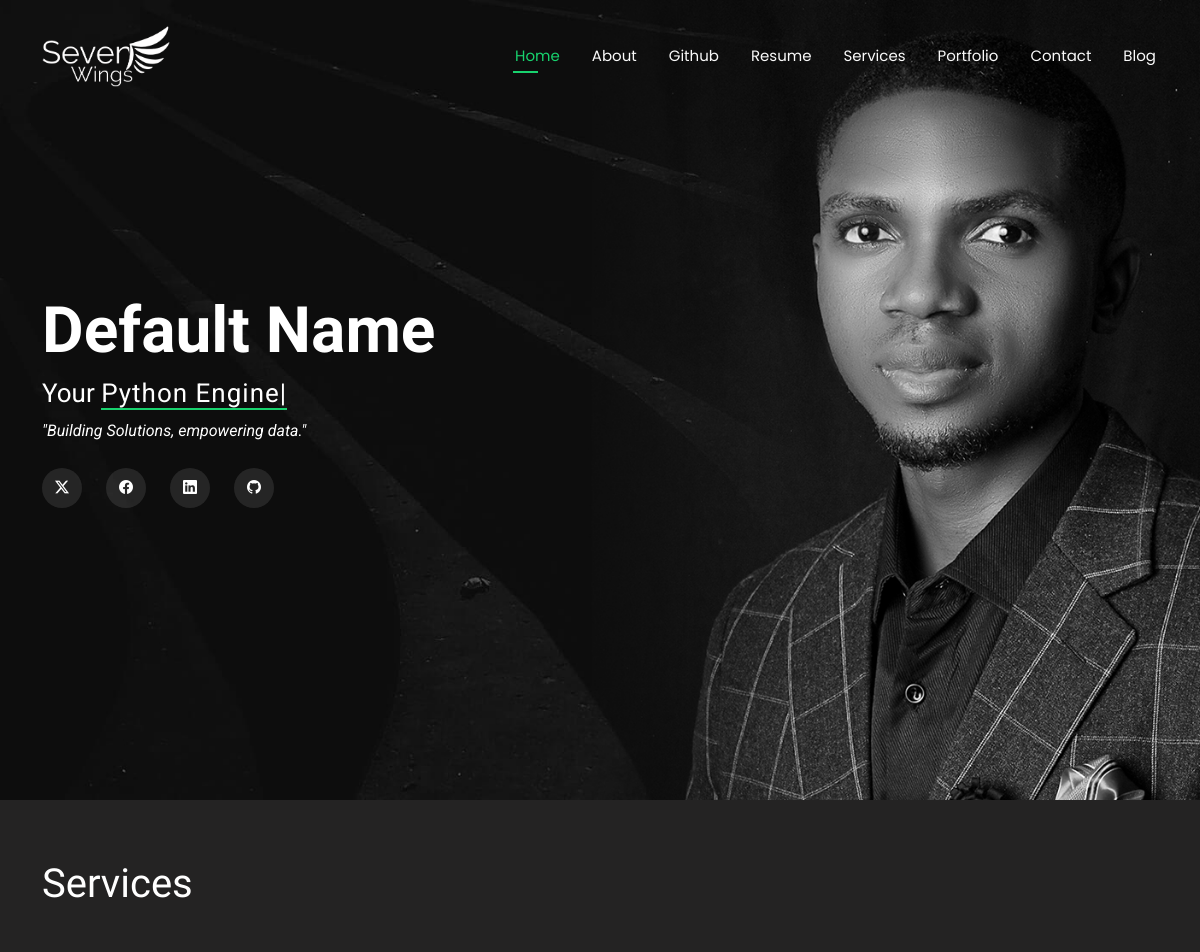
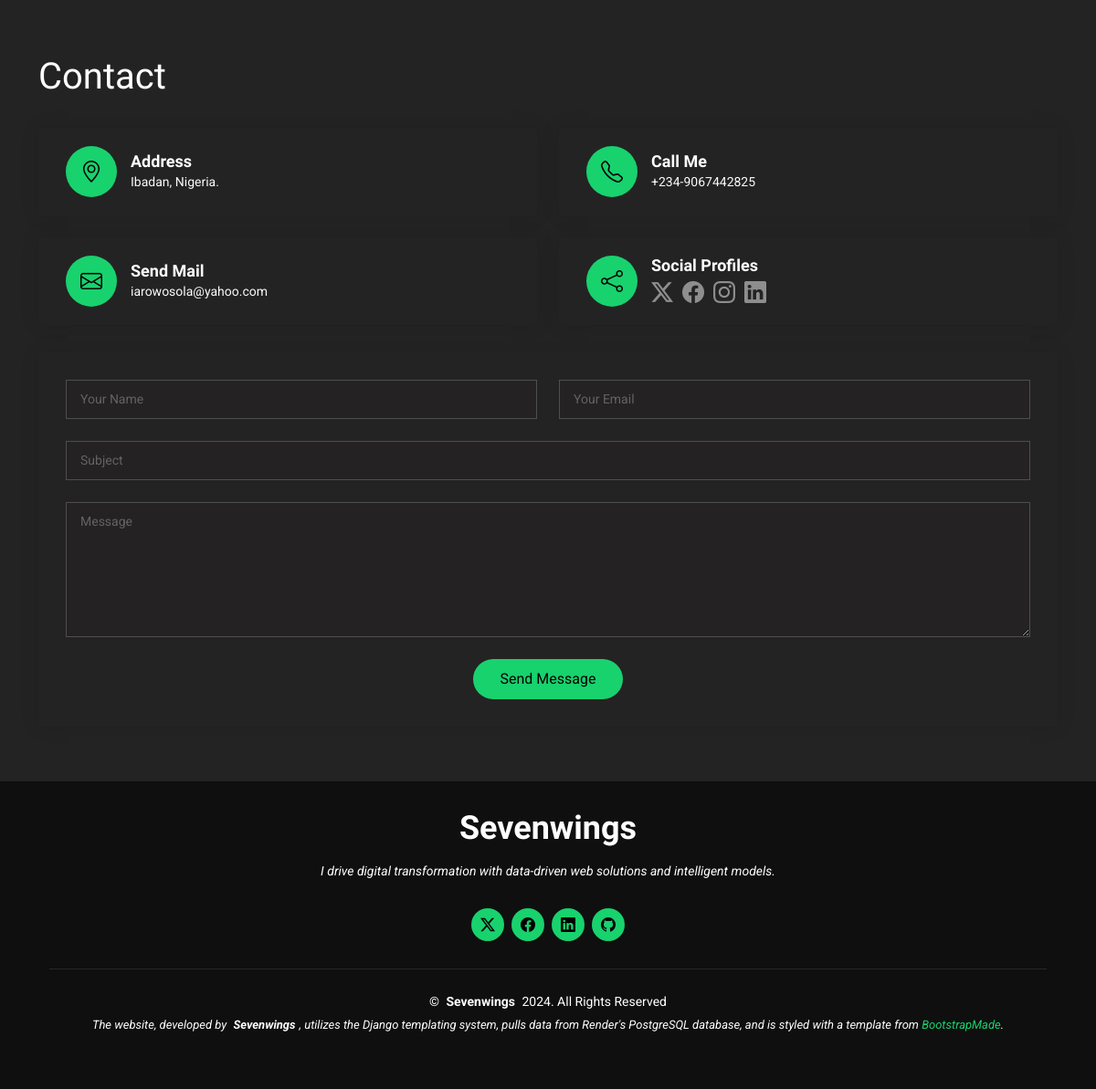
/former/port/, run on the app's committed database (2 pictures, top to bottom).
### application/models.py (models this page shows, shortened)
class GeneralInfo(models.Model):
    brand_name = models.CharField(max_length=60)
    first_name = models.CharField(max_length=60, default="Iyanu") # Update - 9th June, 2025
    last_name = models.CharField(max_length=60, default="Arowosola") # Update - 9th June, 2025
    phone = models.CharField(max_length=25)
    resume_link =  models.URLField(default='https://drive.google.com/drive/folders/1csFCVIVj7sSqbnHXLAR2K75Md36XYbeB')
    description = models.TextField(blank=True)
    email = models.EmailField(default='iarowosola@yahoo.com')
    address = models.CharField(max_length=100, blank=True, default='location')
    title_one = models.CharField(max_length=60, blank=False, null=True)
    title_two = models.CharField(max_length=60, blank=True, null=True)
    title_three = models.CharField(max_length=60, blank=True, null=True)
    title_four = models.CharField(max_length=60, blank=True, null=True)
    x_url = models.URLField()
    f_url = models.URLField()
    ig_url = models.URLField(blank=True)
    linkedin_url = models.URLField()
    github_url = models.URLField(default="https//:github.com/Sevenwings26")
    birthday = models.CharField(max_length=20, blank=True, default='text')
    degree = models.CharField(max_length=150, blank=True, default='text')
    job_type = models.CharField(max_length=150, blank=True, default='text')
    location = models.CharField(max_length=150, blank=True, default='text')
    brief_bio = ProseEditorField(blank=False, default='text') # RichtextField
    bio = ProseEditorField(blank=False, default='text')
    about_title = models.CharField(max_length=200, blank=True, default='text')
    hero_caption = models.TextField(default="")
    service_caption = models.TextField(blank=True)

### application/views.py (the view)
# urls.py: path('port/', views.index, name="index"),
def index(request):
    services = Service.objects.all()
    general_records = GeneralInfo.objects.first()
    context = {
        "brand_name": getattr(general_records, "brand_name", "Default Brand"),
        "username": getattr(general_records, "name", "Default Name"),
        "phone": getattr(general_records, "phone", "N/A"),
        "email": getattr(general_records, "email", "N/A"),
        "address": getattr(general_records, "address", "N/A"),
        "description": getattr(general_records, "description", "N/A"),
        "title1": getattr(general_records, "title_one", "N/A"),
        "title2": getattr(general_records, "title_two", "N/A"),
        "title3": getattr(general_records, "title_three", "N/A"),
        "title4": getattr(general_records, "title_four", "N/A"),
        "x_url": getattr(general_records, "x_url", "#"),
        "f_url": getattr(general_records, "f_url", "#"),
        "ig_url": getattr(general_records, "ig_url", "#"),
        "linkedin_url": getattr(general_records, "linkedin_url", "#"),
        "github_url": getattr(general_records, "github_url", "#"),
        "about_title": getattr(general_records, "about_title", "About Me"),
        "degree": getattr(general_records, "degree", "N/A"),
        "job_type": getattr(general_records, "job_type", "N/A"),
        "location": getattr(general_records, "location", "N/A"),
        "bio": getattr(general_records, "bio", "N/A"),
    }
    context["services"] = services
    return render(request, "pages/index.html", context)

### templates/pages/index.html (shortened to what this page needs)
{% extends "const/base.html" %}
{% load static %}
{% block content %}
  <section id="hero" class="hero section dark-background">
    <img src="{% static 'assets/img/herobg.jpg' %}" alt="" data-aos="fade-in">
    <div class="container" data-aos="zoom-out" data-aos-delay="100">
      <h2>{{username}}</h2>
      <p>Your <span class="typed" data-typed-items="{{title1}}, {{title2}}, {{title3}}, {{title4}} ">{{title1}}</span></p>
      <div>
        <p class='tagline' style="font-style: italic; font-size: 16px;">"Building Solutions, empowering data."</p>
      </div>
      <div class="social-links">
        <a href="{{x_url}}" target='blank'><i class="bi bi-twitter-x"></i></a>
        <a href="{{f_url}}" target='blank'><i class="bi bi-facebook"></i></a>
        <a href="{{linkedin_url}}" target='blank'><i class="bi bi-linkedin"></i></a>
        <a href="{{github_url}}" target='blank'><i class="bi bi-github"></i></a>
      </div>
    </div>
  </section>
  <section id="services" class="services section">
    <div class="container">
      <h1>Services</h1>
    </div>
  </section>
  <section id="contact" class="contact section">
    <div class="container" data-aos="fade-up" data-aos-delay="100">
      <div class="row gy-4">
        <h1>Contact</h1>
        <div class="col-md-6">
          <div class="info-item d-flex align-items-center" data-aos="fade-up" data-aos-delay="200">
            <i class="icon bi bi-geo-alt flex-shrink-0"></i>
            <div>
              <h3>Address</h3>
              <p>{{address}}</p>
            </div>
          </div>
        </div>
        <div class="col-md-6">
          <div class="info-item d-flex align-items-center" data-aos="fade-up" data-aos-delay="300">
            <i class="icon bi bi-telephone flex-shrink-0"></i>
            <div>
              <h3>Call Me</h3>
              <p>{{phone}}</p>
            </div>
          </div>
        </div>
        <div class="col-md-6">
          <div class="info-item d-flex align-items-center" data-aos="fade-up" data-aos-delay="400">
            <i class="icon bi bi-envelope flex-shrink-0"></i>
            <div>
              <h3>Send Mail</h3>
              <p>{{email}}</p>
            </div>
          </div>
        </div>
        <div class="col-md-6">
          <div class="info-item d-flex align-items-center" data-aos="fade-up" data-aos-delay="500">
            <i class="icon bi bi-share flex-shrink-0"></i>
            <div>
              <h3>Social Profiles</h3>
              <div class="social-links">
                <a href="{{x_url}}" target='blank'><i class="bi bi-twitter-x"></i></a>
                <a href="{{f_url}}" target='blank'><i class="bi bi-facebook"></i></a>
                <a href="{{ig_url}}" target="blank"><i class="bi bi-instagram"></i></a>
                <a href="{{linkedin_url}}" target='blank'><i class="bi bi-linkedin"></i></a>
              </div>
            </div>
          </div>
        </div>
      </div>
      <form action="{% url 'contact' %}" method="post" class="php-email-form" data-aos="fade-up" data-aos-delay="600">
        <div class="row gy-4">
          <div class="col-md-6">
            <input type="text" name="name" class="form-control" placeholder="Your Name" required="">
          </div>
          <div class="col-md-6 ">
            <input type="email" class="form-control" name="email" placeholder="Your Email" required="">
          </div>
          <div class="col-md-12">
            <input type="text" class="form-control" name="subject" placeholder="Subject" required="">
          </div>
          <div class="col-md-12">
            <textarea class="form-control" name="message" rows="6" placeholder="Message" required=""></textarea>
          </div>
          <div class="col-md-12 text-center">
            <button type="submit">Send Message</button>
          </div>
        </div>
      </form>
    </div>
  </section>
  {% endblock %}

### templates/const/footer.html (shortened to what this page needs)
<footer id="footer" class="footer dark-background">
    <div class="container">
      <h3 class="sitename">{{brand_name}}</h3>
      <p>{{description}}</p>
      <div class="social-links d-flex justify-content-center">
        <a href="{{x_url}}" target='blank'><i class="bi bi-twitter-x"></i></a>
        <a href="{{f_url}}" target='blank'><i class="bi bi-facebook"></i></a>
        <a href="{{linkedin_url}}" target='blank'><i class="bi bi-linkedin"></i></a>
        <a href="{{github_url}}" target='blank'><i class="bi bi-github"></i></a>
      </div>
      <div class="container">
        <div class="copyright">
          <span>&copy; <strong class="px-1 sitename">{{brand_name}}</strong> 2024. All Rights Reserved</span>
        </div>
        <div class="credits">
          <p>The website, developed by <strong class="px-1 sitename">{{brand_name}}</strong>, utilizes the Django templating system, pulls data from Render's PostgreSQL database, and is styled with a template from <a href="https://bootstrapmade.com/">BootstrapMade</a>.
          </p>
        </div>
      </div>
    </div>
  </footer>

### static/assets/style.css (style rules this page uses)
.tagline { font-style: italic; font-size: 12px; }

### data on the page
GeneralInfo: address "Ibadan, Nigeria.", phone "+234-9067442825", email "iarowosola@yahoo.com", brand_name "Sevenwings", description "I drive digital transformation with data-driven web solutions and intelligent models."

### other printed values
{{ username }} "Default Name"
